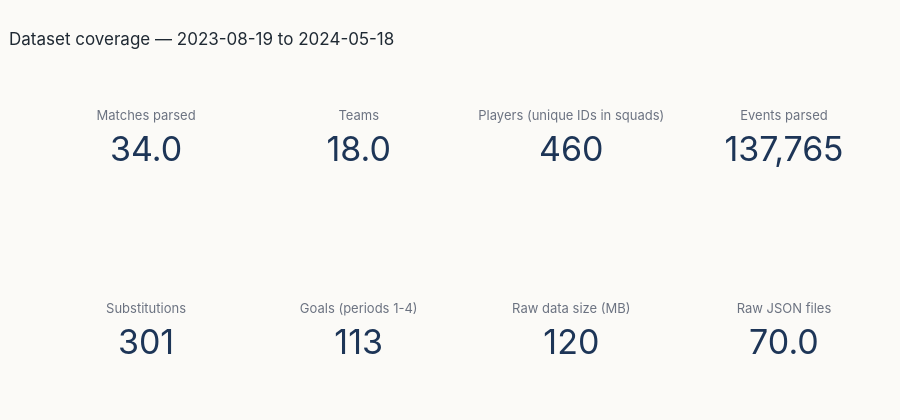

Notebook code for this chart:
### Markdown cell above
## 4 · Dataset inventory and collection evidence
Actual dimensions of what was collected and parsed (Dataset-collection rubric). Parsing turns nested JSON into
canonical tables; the figures below are computed, never typed in.

### Code cell
t0 = time.perf_counter()
bundle = pipeline.Bundle(config=cfg, store=store, catalogue=catalogue, matches_available=len(matches_raw))
pipeline.build_tables(bundle, selected, files)
T = bundle.tables
parse_seconds = time.perf_counter() - t0
scale = validation.dataset_scale(T, manifest, parse_seconds)
display(scale)
viz.coverage_cards(scale, banner=BANNER).show()

### Figure 1 — Plotly figure (JSON) as saved in the notebook; plotly's stock layout.template omitted (floating-point values rounded to 4 significant figures)
{"data": [{"domain": {"x": [0.0, 0.2125], "y": [0.625, 1.0]}, "mode": "number", "number": {"font": {"color": "#1d3557", "size": 34}, "valueformat": ",.1f"}, "title": {"font": {"color": "#6b7280", "size": 13}, "text": "Matches parsed"}, "type": "indicator", "value": 34.0}, {"domain": {"x": [0.2625, 0.475], "y": [0.625, 1.0]}, "mode": "number", "number": {"font": {"color": "#1d3557", "size": 34}, "valueformat": ",.1f"}, "title": {"font": {"color": "#6b7280", "size": 13}, "text": "Teams"}, "type": "indicator", "value": 18.0}, {"domain": {"x": [0.525, 0.7375], "y": [0.625, 1.0]}, "mode": "number", "number": {"font": {"color": "#1d3557", "size": 34}, "valueformat": ",.0f"}, "title": {"font": {"color": "#6b7280", "size": 13}, "text": "Players (unique IDs in squads)"}, "type": "indicator", "value": 460.0}, {"domain": {"x": [0.7875, 1.0], "y": [0.625, 1.0]}, "mode": "number", "number": {"font": {"color": "#1d3557", "size": 34}, "valueformat": ",.0f"}, "title": {"font": {"color": "#6b7280", "size": 13}, "text": "Events parsed"}, "type": "indicator", "value": 137800.0}, {"domain": {"x": [0.0, 0.2125], "y": [0.0, 0.375]}, "mode": "number", "number": {"font": {"color": "#1d3557", "size": 34}, "valueformat": ",.0f"}, "title": {"font": {"color": "#6b7280", "size": 13}, "text": "Substitutions"}, "type": "indicator", "value": 301.0}, {"domain": {"x": [0.2625, 0.475], "y": [0.0, 0.375]}, "mode": "number", "number": {"font": {"color": "#1d3557", "size": 34}, "valueformat": ",.0f"}, "title": {"font": {"color": "#6b7280", "size": 13}, "text": "Goals (periods 1-4)"}, "type": "indicator", "value": 113.0}, {"domain": {"x": [0.525, 0.7375], "y": [0.0, 0.375]}, "mode": "number", "number": {"font": {"color": "#1d3557", "size": 34}, "valueformat": ",.0f"}, "title": {"font": {"color": "#6b7280", "size": 13}, "text": "Raw data size (MB)"}, "type": "indicator", "value": 120.0}, {"domain": {"x": [0.7875, 1.0], "y": [0.0, 0.375]}, "mode": "number", "number": {"font": {"color": "#1d3557", "size": 34}, "valueformat": ",.1f"}, "title": {"font": {"color": "#6b7280", "size": 13}, "text": "Raw JSON files"}, "type": "indicator", "value": 70.0}], "layout": {"height": 420, "margin": {"b": 20, "t": 90}, "title": {"text": "Dataset coverage — 2023-08-19 to 2024-05-18"}}}
